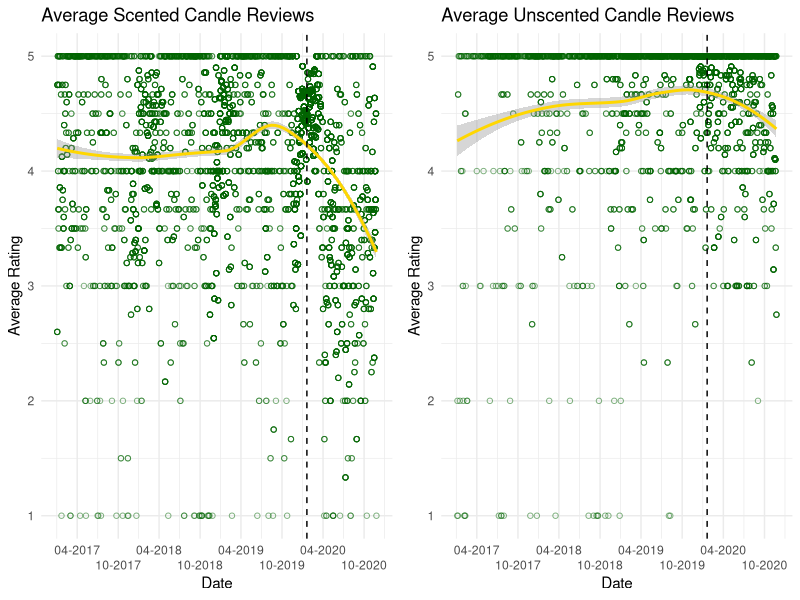

Here is the R script that generated this plot: (Note: this script raises an error after producing the figure.)
## ---- chunk 1
library(tidyverse)
library(readxl)
library(gridExtra)
Scented_all <- read_excel(here::here("Hw_05/Scented_all.xlsx"))
Unscented_all <- read_excel(here::here("Hw_05/Unscented_all.xlsx"))
## ---- chunk 2
Scented_Plot <- Scented_all %>%
  filter(Date > "2017-01-01") %>% #making it so the dataset only includes data from after 2017-01-01
  group_by(Date) %>% #grouping the data so it will give reviews by the date
  mutate(Avg_Rating = mean(Rating)) %>% #computing an average daily rating for the set
  ggplot(
    aes(x = as.Date(Date),
        y = Avg_Rating
  )) + 
  geom_point(alpha = .5, color = "dark green", shape = 1) +
  scale_x_date(name = "Date", date_breaks = "6 months", date_labels = "%m-%Y") +
  geom_smooth(method = "loess", color = "gold") +
  geom_vline(xintercept = as.numeric(as.Date("2020-01-20")), linetype = "dashed") +
  scale_y_continuous(name = "Average Rating") +
  theme_minimal() +
  ggtitle("Average Scented Candle Reviews") + 
  guides(x = guide_axis(n.dodge = 2))
Unscented_Plot <- Unscented_all %>%
  filter(Date > "2017-01-01") %>%
  group_by(Date) %>% 
  mutate(Avg_Rating = mean(Rating)) %>% 
  ggplot(
    aes(x = as.Date(Date),
        y = Avg_Rating
  )) + 
  geom_point(alpha = .5, color = "dark green", shape = 1) +
  scale_x_date(name = "Date", date_breaks = "6 months", date_labels = "%m-%Y") +
  geom_smooth(method = "loess", color = "gold") +
  geom_vline(xintercept = as.numeric(as.Date("2020-01-20")), linetype = "dashed") + 
  scale_y_continuous(name = "Average Rating") + 
  theme_minimal() +
  ggtitle("Average Unscented Candle Reviews") +
  guides(x = guide_axis(n.dodge = 2))
grid.arrange(Scented_Plot, Unscented_Plot, ncol = 2)
## ---- chunk 3
Combined_Plot <- candles_full %>%
  filter(Date > "2017-01-01") %>%
  group_by(Date, Scented) %>% 
  mutate(Avg_Rating = mean(Rating)) %>% 
  ggplot(
    aes(x = as.Date(Date),
        y = Avg_Rating,
        shape = Scented,
        color = Scented,
        fill = Scented
  )) + 
  geom_point(alpha = .3) +
  scale_x_date(name = "Date", date_breaks = "6 months", date_labels = "%m-%Y") +
  geom_smooth(method = "loess") +
  geom_vline(xintercept = as.numeric(as.Date("2020-01-20")), linetype = "dashed") +
  scale_y_continuous(name = "Average Rating") +
  theme_minimal() +
  ggtitle("Average Candle Reviews For Scented and Unscented Candles") + 
  guides(x = guide_axis(n.dodge = 2)) + 
  scale_color_viridis_d()
Combined_Plot
## ---- chunk 4
str_no_scent <- function(x){
  as.numeric(
  	case_when(
  		str_detect(x, "[Nn]o scent") ~ "1", 
  		str_detect(x, "[Nn]o smell") ~ "1",
  		str_detect(x, "[Dd]oes not smell like") ~ "1",
  		str_detect(x, "[Dd]oesn't smell like") ~ "1",
  		str_detect(x, "[Cc]an't smell") ~ "1",
  		str_detect(x, "[Cc]annot smell") ~ "1",
  		str_detect(x, "[Ff]aint smell") ~ "1",
  		str_detect(x, "[Ff]aint scent") ~ "1",
  		str_detect(x, "[Dd]on't smell") ~ "1",
  		str_detect(x, "[Ll]ike nothing") ~ "1",
  		TRUE ~ "0"
  	)
  )
}
## ---- chunk 5
Scented2_Plot <- Scented_all %>%
  filter(Date >= "2019-01-01") %>%
  mutate(month = lubridate::floor_date(Date, "month"),
         noscent = str_no_scent(Review),
         year = ifelse(Date <= as.Date("2019-12-31"),"2019", "2020")) %>% 
  group_by(as.Date(month), noscent) %>% 
  ggplot() +  aes(x = as.Date(month), y = (..count..)/sum(..count..), color = as.factor(year), fill = as.factor(year)) +
  geom_bar(alpha = .4) +
  stat_summary(aes(y = noscent), fun.data = mean_cl_normal) +
  scale_x_date(name = "Month and Year", date_labels = "%m-%Y", date_breaks = "month", expand = c(0,0)) + 
  guides(x = guide_axis(n.dodge = 3), color = guide_legend(title = "Year"), fill = guide_legend(title = "Year")) +
  scale_y_continuous(name = "Percentage of Reviews mentioning 'No Scent'") +
  labs(title = "Percentage of Scented Candle Reviews Mentioning 'No Scent' in 2019 and 2020")


Scented2_Plot
